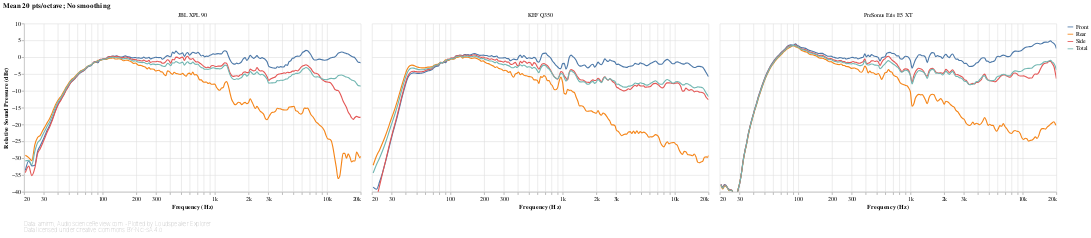

Write notebook code for a chart like this one.
### Markdown cell above
## Horizontal reflection responses

### Code cell
#@markdown
def reflection_responses_chart(axis):
    return frequency_response_db_chart(
        speakers_fr_ready
            .loc[:, f'{axis} Reflections']
            .rename_axis(columns=['Direction'])
            .rename(columns=lambda column:
                    re.sub(f' ?{axis} ?', '', re.sub(' ?Reflection ?', '', column))),
        lambda chart: lsx.util.pipe(chart
            .encode(sound_pressure_yaxis(), key_color()),
            speaker_facet, speaker_input),
        lambda chart: lsx.alt.interactive_line(chart),
        fold={},
        additional_tooltips=[alt.Tooltip('key', type='nominal', title='Direction')],
        sidebyside=True)

reflection_responses_chart('Horizontal')

### Figure 1 — Vega-Lite specification as saved in the notebook (floating-point values rounded to 4 significant figures; data arrays with more than 128 entries replaced by an {"elided": "..."} marker saying what was removed)
{"config": {"view": {"continuousWidth": 400, "continuousHeight": 300, "opacity": 0}}, "vconcat": [{"data": {"name": "data-2db6b9cf62d1ae7e003a260d50dd1153"}, "facet": {"type": "nominal", "field": "speaker", "title": null}, "spec": {"layer": [{"mark": {"type": "line", "clip": true, "interpolate": "monotone"}, "encoding": {"opacity": {"condition": {"value": 1, "selection": "selector026"}, "value": 0.2}}, "selection": {"selector026": {"type": "multi", "encodings": ["color"], "bind": "legend"}, "selector028": {"type": "interval", "bind": "scales", "encodings": ["x", "y"]}, "selector029": {"type": "single", "fields": ["speaker"], "bind": {"input": "select", "options": [null, "JBL XPL 90", "KEF Q350", "PreSonus Eris E5 XT"], "labels": ["All", "JBL XPL 90", "KEF Q350", "PreSonus Eris E5 XT"], "name": "Speaker: "}}}, "title": {"text": "Mean 20 pts/octave; No smoothing", "anchor": "start"}}, {"mark": {"type": "circle", "clip": true, "size": 100}, "encoding": {"fillOpacity": {"condition": {"value": 0.3, "selection": "selector027"}, "value": 0}}, "selection": {"selector027": {"type": "single", "on": "mouseover", "clear": "mouseout", "empty": "none", "encodings": ["x", "y"]}}, "title": {"text": "Mean 20 pts/octave; No smoothing", "anchor": "start"}}], "encoding": {"color": {"type": "nominal", "field": "key", "legend": {"symbolType": "stroke"}, "sort": null, "title": null}, "tooltip": [{"type": "nominal", "field": "key", "title": "Direction"}, {"type": "quantitative", "field": "frequency", "format": ".03s", "title": "Frequency (Hz)"}, {"type": "quantitative", "field": "value", "format": ".2f", "title": "Value (dB)"}], "x": {"type": "quantitative", "axis": {"format": "s"}, "field": "frequency", "scale": {"base": 10, "domain": [20, 20000], "nice": false, "type": "log"}, "title": "Frequency (Hz)"}, "y": {"type": "quantitative", "axis": {"grid": true}, "field": "value", "scale": {"domain": [-40, 10]}, "title": ["Relative Sound Pressure (dBr)"]}}, "height": 300, "transform": [{"flatten": ["frequency", "Front", "Rear", "Side", "Total"]}, {"fold": ["Front", "Rear", "Side", "Total"]}], "width": 600}, "title": {"text": "Mean 20 pts/octave; No smoothing", "anchor": "start"}, "transform": [{"filter": {"selection": "selector029"}}]}, {"mark": "text", "height": 1, "title": {"text": ["Data: amirm, AudioScienceReview.com - Plotted by Loudspeaker Explorer", "Data licensed under Creative Commons BY-NC-SA 4.0"], "anchor": "start", "color": "gray", "fontSize": 10, "fontWeight": "lighter"}, "width": 600}], "resolve": {"legend": {"color": "independent"}}, "$schema": "https://vega.github.io/schema/vega-lite/v4.8.1.json", "datasets": {"data-2db6b9cf62d1ae7e003a260d50dd1153": [{"speaker": "JBL XPL 90", "frequency": {"elided": "194 float values"}, "Front": {"elided": "194 float values"}, "Rear": {"elided": "194 float values"}, "Side": {"elided": "194 float values"}, "Total": {"elided": "194 float values"}}, {"speaker": "KEF Q350", "frequency": {"elided": "194 float values"}, "Front": {"elided": "194 float values"}, "Rear": {"elided": "194 float values"}, "Side": {"elided": "194 float values"}, "Total": {"elided": "194 float values"}}, {"speaker": "PreSonus Eris E5 XT", "frequency": {"elided": "200 float values"}, "Front": {"elided": "200 float values"}, "Rear": {"elided": "200 float values"}, "Side": {"elided": "200 float values"}, "Total": {"elided": "200 float values"}}]}}
